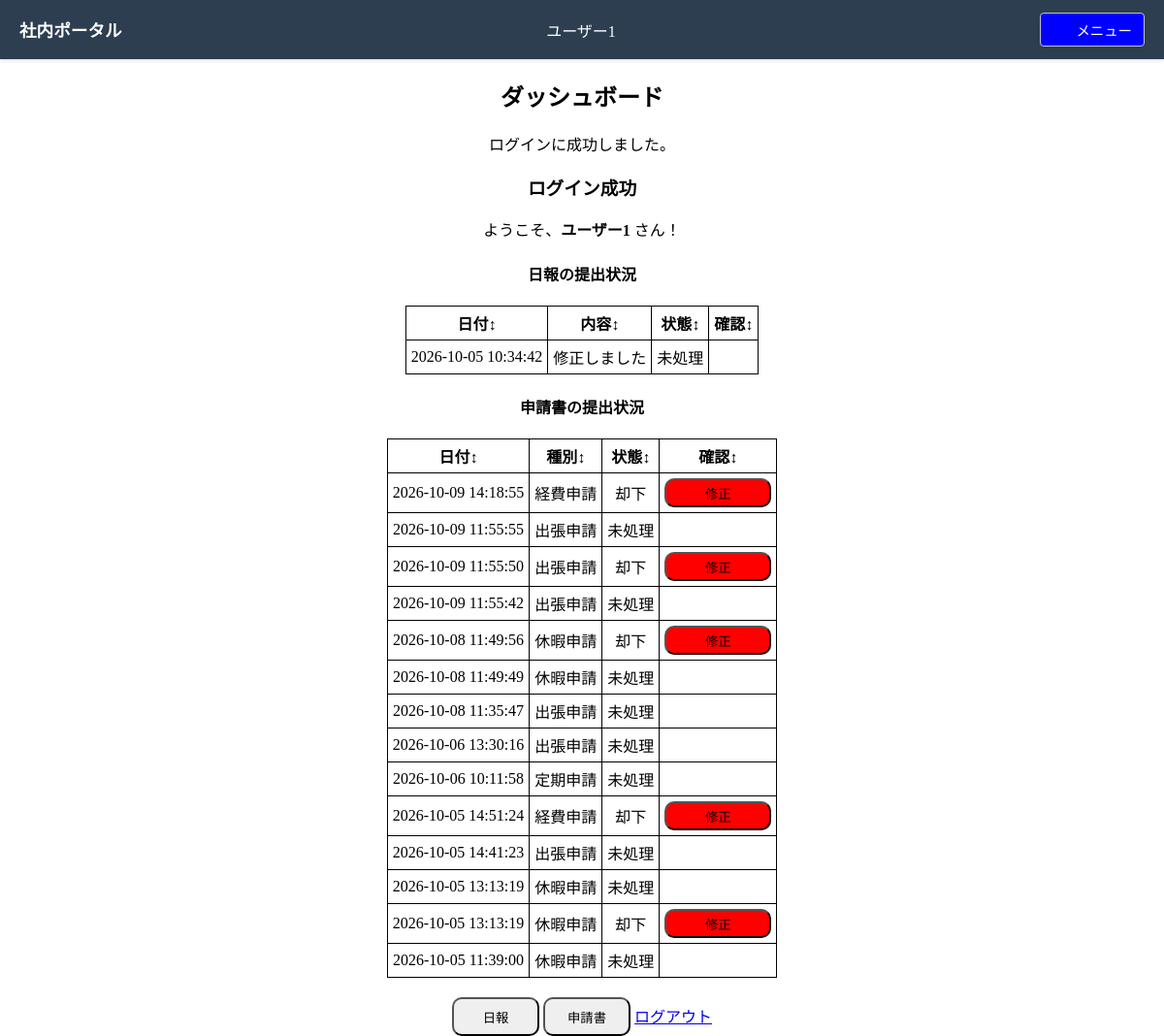
The page /index.php?action=dashboard (signed in) on the database as committed earlier.
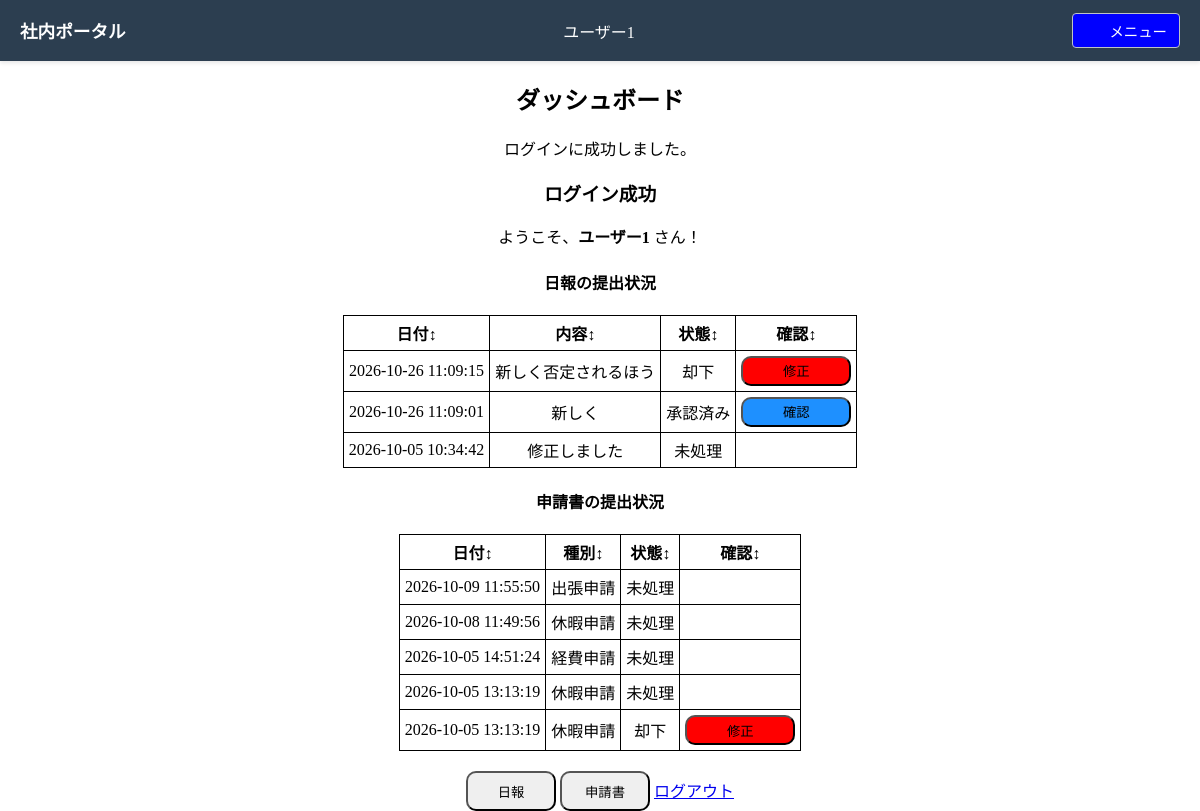
The same page on the database as committed later.
### tables this page shows
CREATE TABLE reports (
                id INTEGER PRIMARY KEY,
                user_id TEXT NOT NULL,
                writing TEXT NOT NULL,
                status INTEGER NOT NULL,
                created_at DATETIME default current_timestamp,
                updated_at DATETIME default current_timestamp
            );

CREATE TABLE applications (
            id INTEGER PRIMARY KEY,
            user_id TEXT NOT NULL,
            category integer NOT NULL,
            status integer NOT NULL,
            created_at DATETIME default current_timestamp,
            updated_at DATETIME default current_timestamp,
            FOREIGN KEY (user_id) REFERENCES users(id)
        );

CREATE TABLE expense_applications (
            id INTEGER PRIMARY KEY,
            application_id INTEGER NOT NULL,
            expense_date DATE NOT NULL,
            category TEXT NOT NULL,
            payee TEXT NOT NULL,
            amount integer NOT NULL,
            purpose TEXT NOT NULL,
            detail TEXT,
            receipt_path TEXT,
            FOREIGN KEY (application_id) REFERENCES applications(id)
        );

CREATE TABLE trip_applications (
            id INTEGER PRIMARY KEY,
            application_id INTEGER NOT NULL,
            destination TEXT NOT NULL,
            start_date DATE NOT NULL,
            end_date DATE NOT NULL,
            purpose TEXT NOT NULL,
            cost integer NOT NULL,
            lodging integer NOT NULL,
            detail TEXT,
            FOREIGN KEY (application_id) REFERENCES applications(id)
        );

CREATE TABLE rest_applications (
            id INTEGER PRIMARY KEY,
            application_id INTEGER NOT NULL,
            leave_type TEXT NOT NULL,
            target_date DATE NOT NULL,
            reason TEXT,
            memo TEXT,
            FOREIGN KEY (application_id) REFERENCES applications(id)
        );

### controller.php (called while the page is built, shortened)
<?php
    require_once 'model.php';
    require_once 'models/dashboardModel.php';
class AuthController {
    private $userModel;
    private $dashBoardModel;
    public function __construct() {
        $this->userModel      = new UserModel();
        $this->dashBoardModel = new dashBoardModel();
    }
    public function showDashboard() {
        $userId = $_SESSION['user_id'];
        $reportStatus = $this->userModel->getReportStatus($userId);
        $applicationStatus = $this->userModel->getApplicationStatus($userId);
        $applicationStatus = $this->userModel->getApplicationStatus($userId);
        $rejectedRests = $this->dashBoardModel->getRejectedRests($userId);
        $rejectedTrips = $this->dashBoardModel->getRejectedTrips($userId);
        $rejectedExpens = $this->dashBoardModel->getRejectedExpens($userId);
        require 'views/dashboard.php';
    }
}

### model.php (called while the page is built, shortened)
<?php
class UserModel {
    private $pdo;
    public function __construct() {
        try {
            $this->pdo = new PDO('sqlite:' . __DIR__ . '/database.sqlite');
            $this->pdo->setAttribute(PDO::ATTR_ERRMODE, PDO::ERRMODE_EXCEPTION);
            $this->initDatabase();
        } catch (PDOException $e) {
            die('データベース接続エラー: ' . $e->getMessage());
        }
    }
    private function initDatabase() {
        $sql = "CREATE TABLE IF NOT EXISTS users (
            id TEXT PRIMARY KEY,
            name TEXT NOT NULL,
            password TEXT NOT NULL
        )";
        $this->pdo->exec($sql);
        $stmt = $this->pdo->prepare('SELECT COUNT(*) FROM users WHERE id = :id');
        $stmt->bindValue(':id', 'admin', PDO::PARAM_STR);
        $stmt->execute();
         $sql = "CREATE TABLE IF NOT EXISTS reports (
                id INTEGER PRIMARY KEY,
                user_id TEXT NOT NULL,
                writing TEXT NOT NULL,
                status INTEGER NOT NULL,
                created_at DATETIME default current_timestamp,
                updated_at DATETIME default current_timestamp
            )";
            $this->pdo->exec($sql);
        $sql = "CREATE TABLE IF NOT EXISTS applications (
            id INTEGER PRIMARY KEY,
            user_id TEXT NOT NULL,
            category integer NOT NULL,
            status integer NOT NULL,
            created_at DATETIME default current_timestamp,
            updated_at DATETIME default current_timestamp,
            FOREIGN KEY (user_id) REFERENCES users(id)
        )";
        $this->pdo->exec($sql);
        $sql = "CREATE TABLE IF NOT EXISTS rest_applications (
            id INTEGER PRIMARY KEY,
            application_id INTEGER NOT NULL,
            leave_type TEXT NOT NULL,
            target_date DATE NOT NULL,
            reason TEXT,
            memo TEXT,
            FOREIGN KEY (application_id) REFERENCES applications(id)
        )";
        $this->pdo->exec($sql);
        $sql = "CREATE TABLE IF NOT EXISTS trip_applications (
            id INTEGER PRIMARY KEY,
            application_id INTEGER NOT NULL,
            destination TEXT NOT NULL,
            start_date DATE NOT NULL,
            end_date DATE NOT NULL,
            purpose TEXT NOT NULL,
            cost integer NOT NULL,
            lodging integer NOT NULL,
            detail TEXT,
            FOREIGN KEY (application_id) REFERENCES applications(id)
        )";
        $this->pdo->exec($sql);
        $sql =  "CREATE TABLE IF NOT EXISTS expense_applications (
            id INTEGER PRIMARY KEY,
            application_id INTEGER NOT NULL,
            expense_date DATE NOT NULL,
            category TEXT NOT NULL,
            payee TEXT NOT NULL,
            amount integer NOT NULL,
            purpose TEXT NOT NULL,
            detail TEXT,
            receipt_path TEXT,
            FOREIGN KEY (application_id) REFERENCES applications(id)
        )";
        $this->pdo->exec($sql);
        $sql = "CREATE TABLE IF NOT EXISTS regular_applications (
            id INTEGER PRIMARY KEY,
            application_id INTEGER NOT NULL,
            apply_type TEXT NOT NULL,
            departure TEXT NOT NULL,
            destination TEXT NOT NULL,
            viaRoute TEXT,
            period integer NOT NULL,
            start_date DATE NOT NULL,
            passAmount integer NOT NULL,
            receipt_path TEXT,
            FOREIGN KEY (application_id) REFERENCES applications(id)
        )";
        $this->pdo->exec($sql);
    }
    public function getReportStatus($userId) {
        $stmt = $this->pdo->prepare('SELECT id,writing,status,created_at FROM reports WHERE user_id = :user_id and status IN (0, 1, 2) ORDER BY created_at DESC');
        $stmt->bindValue(':user_id', $userId, PDO::PARAM_STR);
        $stmt->execute();
        return $stmt->fetchAll(PDO::FETCH_ASSOC);
    }
    public function getApplicationStatus($userId) {
        $stmt = $this->pdo->prepare('SELECT id,category,status,created_at FROM applications WHERE user_id = :user_id and status IN (0, 1, 2) ORDER BY created_at DESC');
        $stmt->bindValue(':user_id', $userId, PDO::PARAM_STR);
        $stmt->execute();
        return $stmt->fetchAll(PDO::FETCH_ASSOC);
    }
}

### models/dashboardModel.php (called while the page is built, shortened)
<?php
class dashboardModel{
    private $pdo;
    public function __construct() {
        try {
            $this->pdo = new PDO('sqlite:' . __DIR__ . '/../database.sqlite');
            $this->pdo->setAttribute(PDO::ATTR_ERRMODE, PDO::ERRMODE_EXCEPTION);
        } catch (PDOException $e) {
            die('データベース接続エラー: ' . $e->getMessage());
        }
    }
    public function getRejectedRests($id) {
        $sqlBase = 'SELECT * FROM applications app
                        INNER JOIN rest_applications rest ON app.id = rest.application_id where user_id = :user_id';
        return $this->getRejected($sqlBase, $id);
    }
    public function getRejectedTrips($id) {
        $stmt = $this->pdo->prepare('SELECT * FROM applications app
                        INNER JOIN trip_applications trip ON app.id = trip.application_id where user_id = :user_id');
        $stmt->bindValue(':user_id', $id, PDO::PARAM_STR);
        $stmt->execute();
        return $stmt->fetchAll(PDO::FETCH_ASSOC);
    }
    public function getRejectedExpens($id) {
        $stmt = $this->pdo->prepare('SELECT * FROM applications app
                        INNER JOIN expense_applications exp ON app.id = exp.application_id where user_id = :user_id');
        $stmt->bindValue(':user_id', $id, PDO::PARAM_STR);
        $stmt->execute();
        return $stmt->fetchAll(PDO::FETCH_ASSOC);
    }
    private function getRejected( $sqlBase, $id ) {
        $stmt = $this->pdo->prepare($sqlBase);
        $stmt->bindValue(':user_id', $id, PDO::PARAM_STR);
        $stmt->execute();
        return $stmt->fetchAll(PDO::FETCH_ASSOC);
    }
}

### views/dashboard.php (the view, shortened to what the changed rows need)
<!DOCTYPE html>
<html lang="ja">
<head>
    <link rel="stylesheet" href="/views/css/input.css">
</head>
<body>
    <div class="container">
        <h2>ダッシュボード</h2>
        <div>
            <table class="userTable">
                <thead>
                    <tr>
                        <th onclick="sortTable(this,0)">日付<span class="sort-icon">↕</span></th>
                        <th onclick="sortTable(this,1)">内容<span class="sort-icon">↕</span></th>
                        <th onclick="sortTable(this,2)">状態<span class="sort-icon">↕</span></th>
                        <th onclick="sortTable(this,3)">確認<span class="sort-icon">↕</span></th>
                    </tr>
                </thead>
                <tbody>
                    <?php if (!empty($reportStatus)): ?>
                        <?php foreach ($reportStatus as $index => $reportStatusItem): ?>
                            <tr>
                                <td><?= htmlspecialchars($reportStatusItem['created_at'], ENT_QUOTES, 'UTF-8') ?></td>
                                <td><?= htmlspecialchars($reportStatusItem['writing'], ENT_QUOTES, 'UTF-8') ?></td>
                                <td>
                                    <?php if ($reportStatusItem['status'] == 0): ?>
                                        未処理
                                    <?php elseif ($reportStatusItem['status'] == 1): ?>
                                        承認済み
                                    <?php elseif ($reportStatusItem['status'] == 2): ?>
                                        却下
                                    <?php endif; ?>
                                </td>
                                <td>
                                    <?php if($reportStatusItem['status'] ==1): ?>
                                        <form action="index.php?action=staffCheckReport&id=<?= $reportStatusItem['id'] ?>" method="POST">
                                            <input type="submit" value="確認" class="btn check">
                                        </form>
                                    <?php elseif ($reportStatusItem['status'] == 2): ?>
                                        <input type="submit" class="modifyReportBtn btn submit" value="修正"
                                            data-id="<?= htmlspecialchars($reportStatusItem['id'], ENT_QUOTES, 'UTF-8') ?>"
                                            data-content="<?= htmlspecialchars($reportStatusItem['writing'], ENT_QUOTES, 'UTF-8') ?>"
                                        class="btn">
                                    <?php endif; ?>
                                </td>
                            </tr>
                        <?php endforeach; ?>
                    <?php else: ?>
                        <tr>
                            <td colspan="4">現在未確認・却下された日報はありません。</td>
                        </tr>
                    <?php endif; ?>
                </tbody>
            </table>
        </div>
        <div>
            <table class="userTable">
                <thead>
                    <tr>
                        <th onclick="sortTable(this,0)" style="cursor: pointer;">日付<span class="sort-icon">↕</span></th>
                        <th onclick="sortTable(this,1)" style="cursor: pointer;">種別<span class="sort-icon">↕</span></th>
                        <th onclick="sortTable(this,2)" style="cursor: pointer;">状態<span class="sort-icon">↕</span></th>
                        <th onclick="sortTable(this,3)" style="cursor: pointer;">確認<span class="sort-icon">↕</span></th>
                    </tr>
                </thead>
                <tbody>
                    <?php if (!empty($applicationStatus)): ?>
                        <?php foreach ($applicationStatus as $index => $applicationStatusItem): ?>
                            <tr>
                                <td><?= htmlspecialchars($applicationStatusItem['created_at'], ENT_QUOTES, 'UTF-8') ?></td>
                                <td>
                                    <?php if ($applicationStatusItem['category'] == 1): ?>
                                        休暇申請
                                    <?php elseif ($applicationStatusItem['category'] == 2): ?>
                                        出張申請
                                    <?php elseif ($applicationStatusItem['category'] == 3): ?>
                                        経費申請
                                    <?php elseif ($applicationStatusItem['category'] == 4): ?>
                                        定期申請
                                    <?php endif; ?>
                                </td>
                                <td>
                                    <?php if ($applicationStatusItem['status'] == 0): ?>
                                        未処理
                                    <?php elseif ($applicationStatusItem['status'] == 1): ?>
                                        承認済み
                                    <?php elseif ($applicationStatusItem['status'] == 2): ?>
                                        却下
                                    <?php endif; ?>
                                </td>
                                <td>
                                    <?php if ($applicationStatusItem['status'] == 0): ?>
                                    <?php elseif($applicationStatusItem['status'] ==1): ?>
                                        <form action="index.php?action=staffCheckApplication&id=<?= $applicationStatusItem['id'] ?>" method="POST">
                                            <input type="submit" value="確認" class="btn check">
                                        </form>
                                    <?php elseif ($applicationStatusItem['status'] == 2): ?>
                                        <input type="submit" class="modifyAppBtn btn submit" value="修正"
                                            data-id="<?= htmlspecialchars($applicationStatusItem['id'], ENT_QUOTES, 'UTF-8') ?>"
                                            data-content="
                                                <?php if ($applicationStatusItem['category'] == 1):
                                                        $apps = $rejectedRests;
                                                    elseif ($applicationStatusItem['category'] == 2):
                                                        $apps = $rejectedTrips;
                                                    elseif ($applicationStatusItem['category'] == 3):
                                                        $apps = $rejectedExpens;
                                                    elseif ($applicationStatusItem['category'] == 4):
                                                        $apps = $rejectedRegulars;
                                                    endif;
                                                    foreach($apps as $index => $app):
                                                        if ($app['application_id'] == $applicationStatusItem['id']) {
                                                    ?>
                                                        <?=htmlspecialchars(json_encode($app, JSON_PRETTY_PRINT | JSON_UNESCAPED_UNICODE | JSON_HEX_TAG | JSON_HEX_AMP), ENT_QUOTES, 'UTF-8')?>
                                                    <?php  break;
                                                        }
                                                    endforeach;?>">
                                    <?php endif; ?>
                                </td>
                            </tr>
                        <?php endforeach; ?>
                    <?php else: ?>
                        <tr>
                            <td colspan="4">現在未確認・却下された申請はありません。</td>
                        </tr>
                    <?php endif; ?>
                </tbody>
            </table>
        </div>
    </div>
</body>
</html>

Rows that differ between the two databases and show on the page:
no longer on this page (row edited): applications: created_at "2026-10-09 14:18:55", category "経費申請", status "却下", id.application_id "修正"
no longer on this page (row edited): applications: created_at "2026-10-09 11:55:55", category "出張申請", status "未処理"
no longer on this page (row edited): applications: created_at "2026-10-09 11:55:42", category "出張申請", status "未処理"
no longer on this page (row edited): applications: created_at "2026-10-08 11:49:49", category "休暇申請", status "未処理"
no longer on this page (row edited): applications: created_at "2026-10-08 11:35:47", category "出張申請", status "未処理"
no longer on this page (row edited): applications: created_at "2026-10-06 13:30:16", category "出張申請", status "未処理"
no longer on this page (row edited): applications: created_at "2026-10-06 10:11:58", category "定期申請", status "未処理"
no longer on this page (row edited): applications: created_at "2026-10-05 14:41:23", category "出張申請", status "未処理"
no longer on this page (row edited): applications: created_at "2026-10-05 11:39:00", category "休暇申請", status "未処理"
added reports: created_at "2026-10-26 11:09:15", writing "新しく否定されるほう", status "却下"
added reports: created_at "2026-10-26 11:09:01", writing "新しく", status "承認済み"
changed applications (number 1 of 5 on the later page): id.application_id "修正" → (not shown); status "却下" → "未処理"
changed applications (number 2 of 5 on the later page): id.application_id "修正" → (not shown); status "却下" → "未処理"
changed applications (number 3 of 5 on the later page): id.application_id "修正" → (not shown); status "却下" → "未処理"
